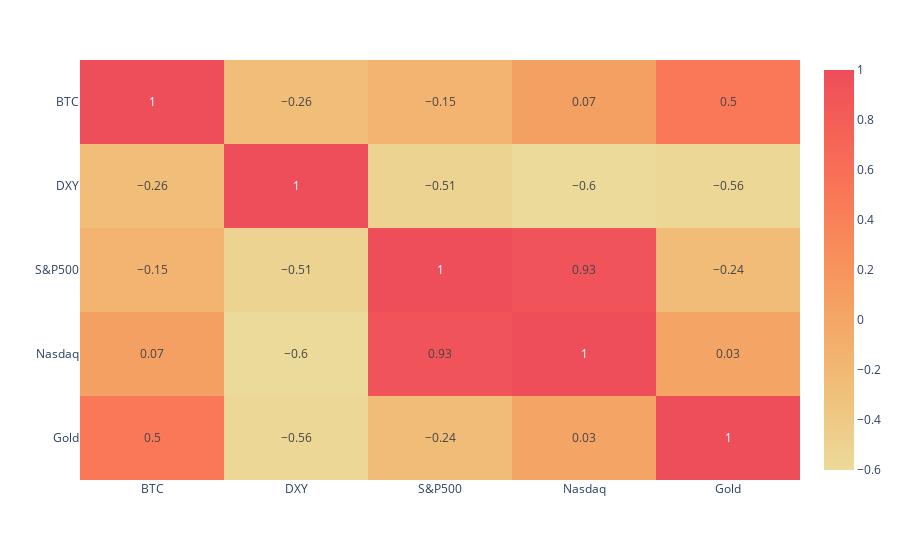

This figure's notebook cell:
### Code cell
corr_matrix=merge.drop(columns=['DXY/BTC','S&P500/BTC', 'Nasdaq/BTC', 'Gold/BTC'])
corr_matrix = corr_matrix.corr().round(2)
fig = px.imshow(corr_matrix,color_continuous_scale='Oryel', text_auto=True, aspect="auto")
fig.show()

### Figure 1 — Plotly figure (JSON) as saved in the notebook; plotly's stock layout.template omitted (floating-point values rounded to 4 significant figures)
{"data": [{"coloraxis": "coloraxis", "hovertemplate": "x: %{x}<br>y: %{y}<br>color: %{z}<extra></extra>", "name": "0", "texttemplate": "%{z}", "type": "heatmap", "x": ["BTC", "DXY", "S&P500", "Nasdaq", "Gold"], "xaxis": "x", "y": ["BTC", "DXY", "S&P500", "Nasdaq", "Gold"], "yaxis": "y", "z": [[1, -0.26, -0.15, 0.07, 0.5], [-0.26, 1, -0.51, -0.6, -0.56], [-0.15, -0.51, 1, 0.93, -0.24], [0.07, -0.6, 0.93, 1, 0.03], [0.5, -0.56, -0.24, 0.03, 1]]}], "layout": {"coloraxis": {"colorscale": [[0, "rgb(236, 218, 154)"], [0.1667, "rgb(239, 196, 126)"], [0.3333, "rgb(243, 173, 106)"], [0.5, "rgb(247, 148, 93)"], [0.6667, "rgb(249, 123, 87)"], [0.8333, "rgb(246, 99, 86)"], [1, "rgb(238, 77, 90)"]]}, "margin": {"t": 60}, "xaxis": {"anchor": "y", "domain": [0, 1]}, "yaxis": {"anchor": "x", "autorange": "reversed", "domain": [0, 1]}}}
